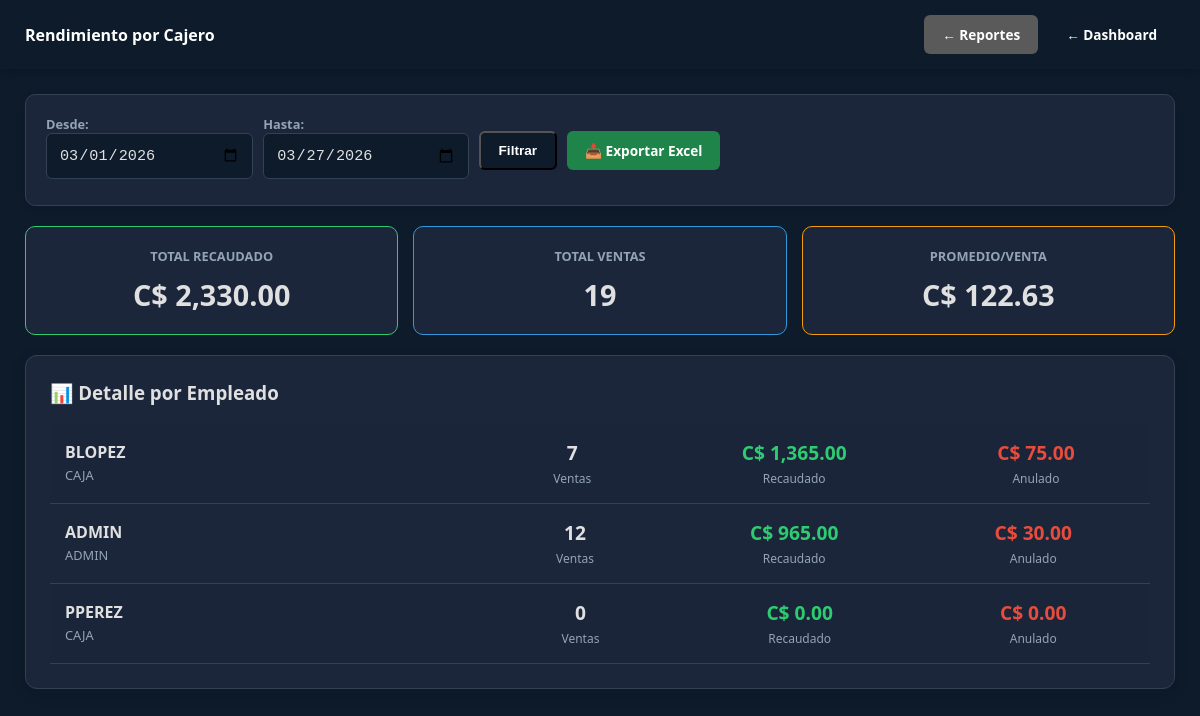
The app's page /views/admin/reporte_cajeros.php (signed in) with its own data.
### tables this page shows
CREATE TABLE `configuracion` (
  `id` int(11) NOT NULL DEFAULT 1,
  `nombre_gym` varchar(100) DEFAULT 'GYM MA DB',
  `moneda_nombre` varchar(50) DEFAULT 'Córdoba Nicaragüense',
  `moneda_iso` varchar(3) DEFAULT 'NIO',
  `moneda_simbolo` varchar(5) DEFAULT 'C$',
  `tipo_cambio_bcn` decimal(10,4) DEFAULT 36.6243,
  `ultima_actualizacion` timestamp NOT NULL DEFAULT current_timestamp() ON UPDATE current_timestamp(),
  `direccion_gym` text DEFAULT NULL,
  `telefono_gym` varchar(20) DEFAULT NULL,
  `logo_ruta` varchar(255) DEFAULT 'logo_default.png',
  `tema` varchar(20) DEFAULT 'default',
  PRIMARY KEY (`id`)
);

CREATE TABLE `usuarios` (
  `id` int(11) NOT NULL AUTO_INCREMENT,
  `nombre` varchar(50) NOT NULL,
  `apellido` varchar(50) NOT NULL,
  `usuario` varchar(50) NOT NULL,
  `cedula` varchar(20) NOT NULL,
  `password` varchar(255) NOT NULL,
  `telefono` varchar(20) DEFAULT NULL,
  `rol` enum('ADMIN','CAJA') NOT NULL DEFAULT 'CAJA',
  `fecha_creacion` timestamp NOT NULL DEFAULT current_timestamp(),
  `two_factor_pin` varchar(10) DEFAULT NULL,
  `two_factor_enabled` tinyint(1) DEFAULT 0,
  `two_factor_secret` varchar(255) DEFAULT NULL,
  PRIMARY KEY (`id`),
  UNIQUE KEY `cedula` (`cedula`),
  UNIQUE KEY `usuario` (`usuario`)
);

### config/AppConfig.php (called while the page is built, shortened)
<?php
class AppConfig {
    private $conn;
    private $table_name = "configuracion";
    public function __construct($db) {
        $this->conn = $db;
    }
    private function asegurarColumnaTema() {
        try {
            $this->conn->exec("ALTER TABLE configuracion ADD COLUMN tema VARCHAR(20) DEFAULT 'default'");
        } catch (PDOException $e) {}
    }
    public function obtenerConfig() {
        $query = "SELECT * FROM " . $this->table_name . " WHERE id = 1 LIMIT 1";
        $stmt = $this->conn->prepare($query);
        $stmt->execute();
        $this->config_cache = $stmt->fetch(PDO::FETCH_ASSOC);
        return $this->config_cache;
    }
}

### classes/Reporte.php (called while the page is built, shortened)
<?php
class Reporte {
    private $db;
    public function __construct($db) {
        $this->db = $db;
    }
    public function getRendimientoCajero($desde = null, $hasta = null) {
        $sql = "SELECT
                    u.id,
                    u.usuario,
                    u.rol,
                    COUNT(v.id) as total_ventas,
                    COALESCE(SUM(v.monto_total), 0) as total_recaudado,
                    COALESCE(SUM(CASE WHEN v.estado = 'ANULADO' THEN v.monto_total ELSE 0 END), 0) as total_anulado
                FROM usuarios u
                LEFT JOIN ventas v ON u.id = v.id_usuario";
        $params = [];
        if ($desde && $hasta) {
            $sql .= " AND DATE(v.fecha_venta) BETWEEN ? AND ?";
            $params = [$desde, $hasta];
        }
        $sql .= " WHERE u.rol IN ('ADMIN', 'CAJA') GROUP BY u.id ORDER BY total_recaudado DESC";
        $stmt = $this->db->prepare($sql);
        $stmt->execute($params);
        return $stmt->fetchAll(PDO::FETCH_ASSOC);
    }
}

### views/admin/reporte_cajeros.php (the view, shortened to what this page needs)
<?php
require_once "../../config/AppConfig.php";
require_once "../../classes/Reporte.php";
$db = (new Database())->getConnection();
$config = (new AppConfig($db))->obtenerConfig();
$simbolo = $config['moneda_simbolo'] ?? '<?php echo $simbolo; ?>';
$tema = $_SESSION['tema'] ?? $config['tema'] ?? 'default';
$reporte = new Reporte($db);
$desde = $_GET['desde'] ?? date('Y-m-01');
$hasta = $_GET['hasta'] ?? date('Y-m-d');
$cajeros = $reporte->getRendimientoCajero($desde, $hasta);
?>
<!DOCTYPE html>
<html lang="es">
<head>
    <link rel="stylesheet" href="../../public/css/estilos.css">
</head>
<body class="<?php echo ($tema !== 'default') ? 'tema-' . $tema : ''; ?>">
    <header>
        <div class="logo"><h2><i class="fas fa-user-tie"></i> Rendimiento por Cajero</h2></div>
        <div style="display:flex; gap:10px;">
            <a href="reportes.php" class="btn-volver gris">← Reportes</a>
            <a href="../dashboard.php" class="btn-volver">← Dashboard</a>
        </div>
    </header>
    <div class="dashboard-wrapper">
        <form method="GET" class="filtro-container">
            <div style="display:flex; gap:10px; align-items:center;">
                <label>Desde: <input type="date" name="desde" value="<?php echo $desde; ?>"></label>
                <label>Hasta: <input type="date" name="hasta" value="<?php echo $hasta; ?>"></label>
                <button type="submit" class="btn-volver">Filtrar</button>
                <a href="../../controllers/ExportController.php?type=cajeros&desde=<?php echo $desde; ?>&hasta=<?php echo $hasta; ?>" class="btn-volver verde" target="_blank">📥 Exportar Excel</a>
            </div>
        </form>
        <?php
        $totalRecaudado = array_sum(array_column($cajeros, 'total_recaudado'));
        $totalVentas = array_sum(array_column($cajeros, 'total_ventas'));
        ?>
        <div class="metricas-grid">
            <div class="metrica-card" style="border-color: var(--primary);">
                <h4>TOTAL RECAUDADO</h4>
                <div class="valor"><?php echo $simbolo; ?> <?php echo number_format($totalRecaudado, 2); ?></div>
            </div>
            <div class="metrica-card" style="border-color: var(--info);">
                <h4>TOTAL VENTAS</h4>
                <div class="valor"><?php echo $totalVentas; ?></div>
            </div>
            <div class="metrica-card" style="border-color: var(--warning);">
                <h4>PROMEDIO/VENTA</h4>
                <div class="valor"><?php echo $simbolo; ?> <?php echo $totalVentas > 0 ? number_format($totalRecaudado / $totalVentas, 2) : '0.00'; ?></div>
            </div>
        </div>
        <div class="stat-card">
            <h3>📊 Detalle por Empleado</h3>
            <div style="max-height: 400px; overflow-y: auto;">
                <?php foreach($cajeros as $c): ?>
                <div class="cajero-row">
                    <div class="cajero-info">
                        <h4><?php echo strtoupper($c['usuario']); ?></h4>
                        <span><?php echo $c['rol']; ?></span>
                    </div>
                    <div class="cajero-metricas">
                        <div>
                            <strong><?php echo $c['total_ventas']; ?></strong>
                            <span>Ventas</span>
                        </div>
                        <div>
                            <strong style="color:var(--primary);"><?php echo $simbolo; ?> <?php echo number_format($c['total_recaudado'], 2); ?></strong>
                            <span>Recaudado</span>
                        </div>
                        <div>
                            <strong style="color:var(--danger);"><?php echo $simbolo; ?> <?php echo number_format($c['total_anulado'], 2); ?></strong>
                            <span>Anulado</span>
                        </div>
                    </div>
                </div>
                <?php endforeach; ?>
            </div>
        </div>
    </div>
</body>
</html>

### public/css/estilos.css (style rules this page uses)
:root { --primary: #27ae60; --secondary: #2c3e50; --danger: #e74c3c; --warning: #f39c12; --info: #3498db; --dark: #1a1a1a; --light: #f4f4f4; --bg-body: #f4f4f4; --bg-card: #ffffff; --text-main: #333333; --text-muted: #666666; --border-color: #dddddd; --header-bg: #2c3e50; --input-bg: #ffffff; --input-text: #333333; --input-border: #cccccc; --link-color: #2980b9; }
body.tema-darkblue { --primary: #3498db; --secondary: #0d1b2a; --danger: #e74c3c; --warning: #f39c12; --info: #5dade2; --dark: #f4f4f4; --light: #1b263b; --bg-body: #0d1b2a; --bg-card: #1b263b; --text-main: #e0e0e0; --text-muted: #94a3b8; --border-color: #334155; --header-bg: #0d1b2a; --input-bg: #0d1b2a; --input-text: #e0e0e0; --input-border: #334155; --link-color: #3498db; }
* { box-sizing: border-box; }
body { font-family: 'Segoe UI', Tahoma, Geneva, Verdana, sans-serif; background-color: var(--bg-body); color: var(--text-main); margin: 0; }
header { background: var(--header-bg); color: white; padding: 15px 25px; display: flex; justify-content: space-between; align-items: center; box-shadow: 0 2px 10px rgba(0,0,0,0.2); }
.dashboard-wrapper { padding: 25px; max-width: 1400px; margin: 0 auto; }
.card, .stat-card, .actions-box, .chart-box, .tabla-container, .seccion, .filtro-container, .grid-stats, .card-stat, .login-card, .stat-card, .recaudado-header, .calculadora-box, .page-card { background: var(--bg-card); color: var(--text-main); border: 1px solid var(--border-color); border-radius: 10px; padding: 20px; margin-bottom: 20px; box-shadow: 0 2px 8px rgba(0,0,0,0.08); }
.stat-card { padding: 1.5rem; border-radius: 12px; color: white; transition: transform 0.3s ease; box-shadow: 0 4px 15px rgba(0,0,0,0.1); text-decoration: none; display: block; }
.btn-volver { display: inline-block; padding: 8px 15px; background: var(--header-bg); color: white; text-decoration: none; border-radius: 5px; font-size: 0.8rem; font-weight: 600; }
input, select, textarea { background: var(--input-bg); color: var(--input-text); border: 1px solid var(--input-border); padding: 12px; border-radius: 6px; font-size: 0.95rem; width: 100%; }
label { color: var(--text-muted); font-weight: 600; font-size: 0.8rem; margin-bottom: 6px; display: block; }
h1, h2, h3, h4, h5, h6 { color: var(--text-main); margin-top: 0; }
a { color: var(--link-color); text-decoration: none; }
.filtro-container { display: flex; align-items: flex-end; gap: 15px; flex-wrap: wrap; }
.logo h2 { color: white; font-size: 1rem; margin: 0; }
body.tema-oscuro header h2, body.tema-darkblue header h2 { color: white; }
body.tema-oscuro .logo h2, body.tema-darkblue .logo h2 { color: white; }
.btn-volver { display: inline-block; padding: 10px 18px; background: var(--secondary); color: white !important; text-decoration: none; border-radius: 6px; font-weight: 600; font-size: 0.85rem; transition: all 0.2s ease; }
.btn-volver.gris { background: #7f8c8d; }
body.tema-oscuro .btn-volver.gris, body.tema-darkblue .btn-volver.gris { background: #5a5a5a; }
body.tema-oscuro .btn-volver.verde, body.tema-darkblue .btn-volver.verde { background: #1e8449; }

### views/admin/reporte_cajeros.php (style rules this page uses)
:root { --primary: #27ae60; --danger: #e74c3c; --info: #3498db; --warning: #f39c12; --text-main: #333; --text-muted: #666; --bg-card: #fff; --border-color: #ddd; }
body.tema-darkblue { --primary: #2ecc71; --danger: #e74c3c; --info: #3498db; --warning: #f39c12; --text-main: #e0e0e0; --text-muted: #94a3b8; --bg-card: #1b263b; --border-color: #334155; }
.metricas-grid { display: grid; grid-template-columns: repeat(auto-fit, minmax(180px, 1fr)); gap: 15px; margin-bottom: 20px; }
.metrica-card { padding: 20px; border-radius: 10px; text-align: center; border: 1px solid var(--border-color); background: var(--bg-card); color: var(--text-main); }
.metrica-card h4 { margin: 0 0 10px 0; font-size: 0.8rem; color: var(--text-muted); }
.metrica-card .valor { font-size: 1.8rem; font-weight: bold; }
.cajero-row { display: flex; align-items: center; padding: 15px; border-bottom: 1px solid var(--border-color); color: var(--text-main); }
.cajero-row:nth-child(odd) { background: rgba(0,0,0,0.02); }
.cajero-info { flex: 2; }
.cajero-info h4 { margin: 0; color: var(--text-main); }
.cajero-info span { font-size: 0.8rem; color: var(--text-muted); }
.cajero-metricas { display: flex; gap: 30px; flex: 3; justify-content: space-around; text-align: center; }
.cajero-metricas div strong { display: block; font-size: 1.2rem; }
.cajero-metricas div span { font-size: 0.75rem; color: var(--text-muted); }

### records on screen
configuracion: moneda_simbolo "C$"
usuarios: usuario "BLOPEZ", rol "CAJA", total_ventas "7", total_recaudado "1,365.00", total_anulado "75.00"
usuarios: usuario "ADMIN", rol "ADMIN", total_ventas "12", total_recaudado "965.00", total_anulado "30.00"
usuarios: usuario "PPEREZ", rol "CAJA", total_ventas "0", total_recaudado "0.00", total_anulado "0.00"

### other values on screen
$totalRecaudado "2,330.00"
$totalVentas "19"
$totalRecaudado / $totalVentas "122.63"
